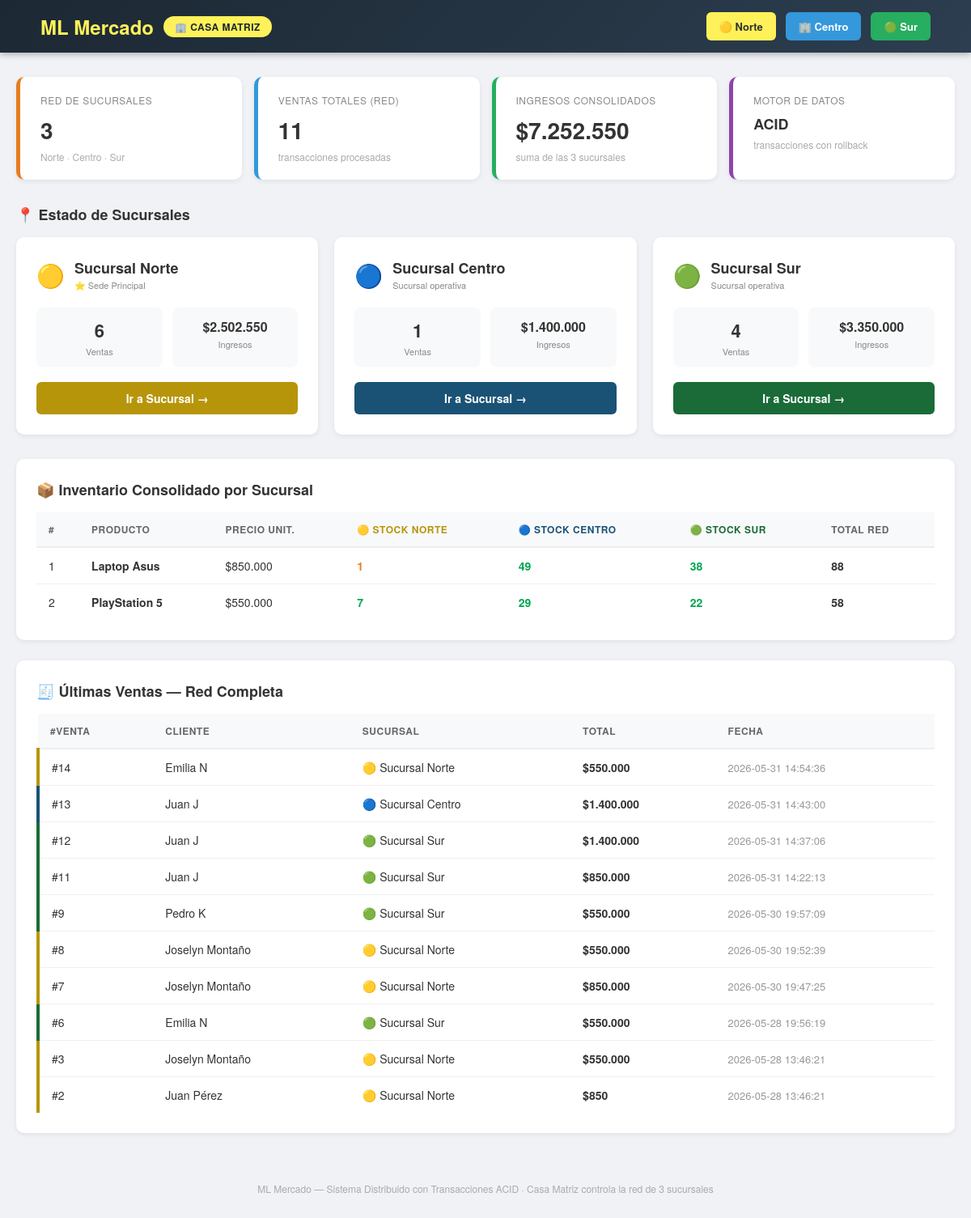
Page /libre_mercado/casa_matriz/index.php on the committed database.
### tables this page shows
CREATE TABLE `sucursales` (
  `id_sucursal` int(11) NOT NULL,
  `sucursal` varchar(100) NOT NULL,
  `activa` tinyint(1) DEFAULT 1,
  `ciudad` varchar(100) DEFAULT NULL,
  `direccion` varchar(255) DEFAULT NULL,
  `telefono` varchar(20) DEFAULT NULL
);

CREATE TABLE `ventas` (
  `id_venta` int(11) NOT NULL,
  `id_cliente` int(11) NOT NULL,
  `id_sucursal` int(11) NOT NULL,
  `total` decimal(10,2) NOT NULL,
  `fecha_venta` timestamp NOT NULL DEFAULT current_timestamp(),
  `id_usuario` int(11) DEFAULT NULL,
  `fecha` datetime DEFAULT current_timestamp(),
  `estado` varchar(20) DEFAULT 'completada'
);

### libre_mercado/casa_matriz/index.php (the view, shortened to what this page needs)
<?php
$ventasPorSucursal = [];
$ultimasVentas = [];
$global = ['total_ventas' => 0, 'ingresos_globales' => 0];
$stockPorProducto = [];
$nodo_disponible = true;
try {
    $db = Conexion::conectar();
    $ventasPorSucursal = $db->query("SELECT * FROM vista_ventas_por_sucursal")->fetchAll();
    $stockData         = $db->query("SELECT * FROM vista_stock_consolidado")->fetchAll();
    $ultimasVentas     = $db->query("SELECT * FROM vista_ultimas_ventas")->fetchAll();
    $global            = $db->query("SELECT * FROM vista_totales_globales")->fetch();
    foreach ($stockData as $row) {
        $stockPorProducto[$row['id_producto']]['producto']       = $row['producto'];
        $stockPorProducto[$row['id_producto']]['precio']         = $row['precio'];
        $stockPorProducto[$row['id_producto']][$row['nombre_suc']] = $row['stock'];
    }
} catch (Exception $e) {
    $nodo_disponible = false;
}
$iconos = ['Sucursal Norte' => '🟡', 'Sucursal Centro' => '🔵', 'Sucursal Sur' => '🟢'];
?>
<!DOCTYPE html>
<html lang="es">
<head>
        <link rel="stylesheet" href="assets/style.css">
</head>
<body>
<header class="navbar">
    <div class="navbar-brand">
        <a href="index.php" class="logo">ML Mercado</a>
        <span class="matriz-badge">🏢 CASA MATRIZ</span>
    </div>
    <nav class="nav-sucursales">
        <a href="http://sucursal_norte.local/index.php" class="nav-suc-btn btn-norte">🟡 Norte</a>
        <a href="http://sucursal_centro.local/index.php" class="nav-suc-btn btn-centro">🏢 Centro</a>
        <a href="http://sucursal_sur.local/index.php" class="nav-suc-btn btn-sur">🟢 Sur</a>
    </nav>
</header>
<main class="main">
    <?php if (!$nodo_disponible): ?>
        <div class="cp-alert">
            <div style="font-size:40px;">⚠️</div>
            <h2>Nodo Central No Disponible — Comportamiento CP</h2>
            <p>El dashboard no puede cargarse porque el nodo de base de datos central está fuera de línea.<br>
            Ningún dato parcial o inconsistente será mostrado.</p>
            <div class="cp-detail">
                <strong>Teorema CAP — Par CP activo:</strong> Ante una partición de red, Casa Matriz prioriza
                Consistencia sobre Disponibilidad. El sistema rechaza mostrar datos que no puede verificar en tiempo real.
            </div>
        </div>
    <?php else: ?>
    <div class="kpi-grid">
        <div class="kpi-card" style="border-left-color:#e67e22;">
            <div class="kpi-label">Red de Sucursales</div>
            <div class="kpi-value">3</div>
            <div class="kpi-sub">Norte · Centro · Sur</div>
        </div>
        <div class="kpi-card" style="border-left-color:#3498db;">
            <div class="kpi-label">Ventas Totales (Red)</div>
            <div class="kpi-value"><?php echo number_format($global['total_ventas']); ?></div>
            <div class="kpi-sub">transacciones procesadas</div>
        </div>
        <div class="kpi-card" style="border-left-color:#27ae60;">
            <div class="kpi-label">Ingresos Consolidados</div>
            <div class="kpi-value">$<?php echo number_format($global['ingresos_globales'], 0, ',', '.'); ?></div>
            <div class="kpi-sub">suma de las 3 sucursales</div>
        </div>
        <div class="kpi-card" style="border-left-color:#8e44ad;">
            <div class="kpi-label">Motor de Datos</div>
            <div class="kpi-value" style="font-size:18px;">ACID</div>
            <div class="kpi-sub">transacciones con rollback</div>
        </div>
    </div>
    <div class="section-title">📍 Estado de Sucursales</div>
    <div class="sucursales-grid">
        <?php
        $btnColores = ['#b7950b', '#1a5276', '#1a6b37'];
        $i = 0;
        foreach ($ventasPorSucursal as $suc):
            $nombre = $suc['nombre_suc'];
            $icon   = $iconos[$nombre] ?? '⚪';
            $color  = $btnColores[$i++];
            $rutas  = [
                'Sucursal Norte'  => "http://sucursal_norte.local/index.php",
                'Sucursal Centro' => "http://sucursal_centro.local/index.php",
                'Sucursal Sur'    => "http://sucursal_sur.local/index.php",
            ];
            $ruta = $rutas[$nombre] ?? '#';
        ?>
        <div class="suc-card">
            <div class="suc-header">
                <span class="suc-icon"><?php echo $icon; ?></span>
                <div class="suc-name">
                    <?php echo htmlspecialchars($nombre); ?>
                    <?php if ($suc['id_sucursal'] == 1): ?>
                        <small>⭐ Sede Principal</small>
                    <?php else: ?>
                        <small>Sucursal operativa</small>
                    <?php endif; ?>
                </div>
            </div>
            <div class="suc-stats">
                <div class="stat-box">
                    <div class="stat-num"><?php echo number_format($suc['total_ventas']); ?></div>
                    <div class="stat-label">Ventas</div>
                </div>
                <div class="stat-box">
                    <div class="stat-num" style="font-size:16px;">$<?php echo number_format($suc['ingresos_totales'], 0, ',', '.'); ?></div>
                    <div class="stat-label">Ingresos</div>
                </div>
            </div>
            <a href="<?php echo $ruta; ?>" class="btn-ir" style="background-color:<?php echo $color; ?>;">
                Ir a Sucursal →
            </a>
        </div>
        <?php endforeach; ?>
    </div>
    <div class="card-tabla">
        <div class="section-title">📦 Inventario Consolidado por Sucursal</div>
        <table>
            <thead>
                <tr>
                    <th>#</th>
                    <th>Producto</th>
                    <th>Precio Unit.</th>
                    <th style="color:#b7950b;">🟡 Stock Norte</th>
                    <th style="color:#1a5276;">🔵 Stock Centro</th>
                    <th style="color:#1a6b37;">🟢 Stock Sur</th>
                    <th>Total Red</th>
                </tr>
            </thead>
            <tbody>
                <?php foreach ($stockPorProducto as $idProd => $data):
                    $norte  = $data['Sucursal Norte']  ?? 0;
                    $centro = $data['Sucursal Centro'] ?? 0;
                    $sur    = $data['Sucursal Sur']    ?? 0;
                    $total  = $norte + $centro + $sur;
                    $claseStock = fn($s) => $s == 0 ? 'stock-cero' : ($s < 5 ? 'stock-bajo' : 'stock-ok');
                ?>
                <tr>
                    <td><?php echo $idProd; ?></td>
                    <td><strong><?php echo htmlspecialchars($data['producto']); ?></strong></td>
                    <td>$<?php echo number_format($data['precio'], 0, ',', '.'); ?></td>
                    <td class="<?php echo $claseStock($norte); ?>"><?php echo $norte; ?></td>
                    <td class="<?php echo $claseStock($centro); ?>"><?php echo $centro; ?></td>
                    <td class="<?php echo $claseStock($sur); ?>"><?php echo $sur; ?></td>
                    <td><strong><?php echo $total; ?></strong></td>
                </tr>
                <?php endforeach; ?>
            </tbody>
        </table>
    </div>
    <div class="card-tabla">
        <div class="section-title">🧾 Últimas Ventas — Red Completa</div>
        <table>
            <thead>
                <tr>
                    <th>#Venta</th><th>Cliente</th><th>Sucursal</th><th>Total</th><th>Fecha</th>
                </tr>
            </thead>
            <tbody>
                <?php if (empty($ultimasVentas)): ?>
                    <tr><td colspan="5" style="text-align:center; color:#aaa; padding:30px;">Aún no hay ventas registradas.</td></tr>
                <?php else: ?>
                    <?php foreach ($ultimasVentas as $v):
                        $claseRow = ['Sucursal Norte' => 'venta-row-norte', 'Sucursal Centro' => 'venta-row-centro', 'Sucursal Sur' => 'venta-row-sur'][$v['nombre_suc']] ?? '';
                    ?>
                    <tr class="<?php echo $claseRow; ?>">
                        <td>#<?php echo $v['id_venta']; ?></td>
                        <td><?php echo htmlspecialchars($v['cliente']); ?></td>
                        <td><?php echo $iconos[$v['nombre_suc']] ?? '⚪'; ?> <?php echo htmlspecialchars($v['nombre_suc']); ?></td>
                        <td><strong>$<?php echo number_format($v['total'], 0, ',', '.'); ?></strong></td>
                        <td style="color:#999; font-size:13px;"><?php echo $v['fecha'] ?? 'N/A'; ?></td>
                    </tr>
                    <?php endforeach; ?>
                <?php endif; ?>
            </tbody>
        </table>
    </div>
    <?php endif; ?>
</main>
<footer class="footer">
    ML Mercado — Sistema Distribuido con Transacciones ACID · Casa Matriz controla la red de 3 sucursales
</footer>
</body>
</html>

### libre_mercado/casa_matriz/assets/style.css (style rules this page uses)
* { box-sizing: border-box; }
body { font-family: 'Helvetica Neue', Arial, sans-serif; margin: 0; background-color: #f0f2f5; color: #333; }
.navbar { background: linear-gradient(135deg, #1c2833 0%, #2c3e50 100%); padding: 15px 50px; display: flex; justify-content: space-between; align-items: center; box-shadow: 0 2px 8px rgba(0,0,0,0.3); }
.navbar-brand { display: flex; align-items: center; gap: 12px; }
.logo { font-size: 24px; font-weight: bold; color: #fff159; text-decoration: none; }
.matriz-badge { background-color: #fff159; color: #1c2833; padding: 4px 14px; border-radius: 20px; font-size: 12px; font-weight: bold; letter-spacing: 0.5px; }
.nav-sucursales { display: flex; gap: 12px; }
.nav-suc-btn { padding: 8px 16px; border-radius: 6px; text-decoration: none; font-size: 13px; font-weight: bold; transition: opacity 0.2s; }
.btn-norte { background-color: #fff159; color: #333; }
.btn-centro { background-color: #3498db; color: white; }
.btn-sur { background-color: #27ae60; color: white; }
.main { max-width: 1300px; margin: 30px auto; padding: 0 20px; }
.kpi-grid { display: grid; grid-template-columns: repeat(4, 1fr); gap: 15px; margin-bottom: 30px; }
.kpi-card { background: white; border-radius: 10px; padding: 20px 25px; box-shadow: 0 2px 6px rgba(0,0,0,0.07); border-left: 5px solid #ccc; }
.kpi-label { font-size: 12px; color: #888; text-transform: uppercase; letter-spacing: 0.5px; margin-bottom: 8px; }
.kpi-value { font-size: 28px; font-weight: bold; color: #333; }
.kpi-sub { font-size: 12px; color: #aaa; margin-top: 4px; }
.sucursales-grid { display: grid; grid-template-columns: repeat(3, 1fr); gap: 20px; margin-bottom: 30px; }
.suc-card { background: white; border-radius: 10px; padding: 25px; box-shadow: 0 2px 6px rgba(0,0,0,0.07); transition: transform 0.2s, box-shadow 0.2s; text-decoration: none; color: inherit; display: block; }
.suc-header { display: flex; align-items: center; gap: 12px; margin-bottom: 20px; }
.suc-icon { font-size: 28px; }
.suc-name { font-size: 18px; font-weight: bold; }
.suc-name small { display: block; font-size: 11px; font-weight: normal; color: #888; }
.suc-stats { display: grid; grid-template-columns: 1fr 1fr; gap: 12px; }
.stat-box { background: #f8f9fa; border-radius: 8px; padding: 12px; text-align: center; }
.stat-num { font-size: 22px; font-weight: bold; }
.stat-label { font-size: 11px; color: #888; margin-top: 2px; }
.btn-ir { display: block; text-align: center; margin-top: 18px; padding: 10px; border-radius: 6px; font-weight: bold; font-size: 14px; text-decoration: none; color: white; transition: opacity 0.2s; }
.section-title { font-size: 18px; font-weight: bold; color: #333; margin-bottom: 15px; display: flex; align-items: center; gap: 8px; }
.card-tabla { background: white; border-radius: 10px; padding: 25px; box-shadow: 0 2px 6px rgba(0,0,0,0.07); margin-bottom: 25px; overflow-x: auto; }
table { width: 100%; border-collapse: collapse; font-size: 14px; }
th { background-color: #f8f9fa; padding: 12px 15px; text-align: left; font-size: 12px; text-transform: uppercase; letter-spacing: 0.5px; color: #666; border-bottom: 2px solid #eee; }
td { padding: 12px 15px; border-bottom: 1px solid #f0f0f0; }
tr:last-child td { border-bottom: none; }
.stock-ok { color: #00a650; font-weight: bold; }
.stock-bajo { color: #e67e22; font-weight: bold; }
.venta-row-norte { border-left: 4px solid #b7950b; }
.venta-row-centro { border-left: 4px solid #1a5276; }
.venta-row-sur { border-left: 4px solid #1a6b37; }
.footer { text-align: center; color: #aaa; font-size: 12px; padding: 30px; }

### rows in the picture
sucursales: icon "🟡", nombre "Sucursal Norte", shows "⭐ Sede Principal", total_ventas "6", ingresos_totales "2.502.550"
sucursales: icon "🔵", nombre "Sucursal Centro", shows "Sucursal operativa", total_ventas "1", ingresos_totales "1.400.000"
sucursales: icon "🟢", nombre "Sucursal Sur", shows "Sucursal operativa", total_ventas "4", ingresos_totales "3.350.000"
ventas: id_venta "14", cliente "Emilia N", nombre_suc "🟡", nombre_suc "Sucursal Norte", total "550.000", fecha "2026-05-31 14:54:36"
ventas: id_venta "13", cliente "Juan J", nombre_suc "🔵", nombre_suc "Sucursal Centro", total "1.400.000", fecha "2026-05-31 14:43:00"
ventas: id_venta "12", cliente "Juan J", nombre_suc "🟢", nombre_suc "Sucursal Sur", total "1.400.000", fecha "2026-05-31 14:37:06"
ventas: id_venta "11", cliente "Juan J", nombre_suc "🟢", nombre_suc "Sucursal Sur", total "850.000", fecha "2026-05-31 14:22:13"
ventas: id_venta "9", cliente "Pedro K", nombre_suc "🟢", nombre_suc "Sucursal Sur", total "550.000", fecha "2026-05-30 19:57:09"
ventas: id_venta "8", cliente "Joselyn Montaño", nombre_suc "🟡", nombre_suc "Sucursal Norte", total "550.000", fecha "2026-05-30 19:52:39"
ventas: id_venta "7", cliente "Joselyn Montaño", nombre_suc "🟡", nombre_suc "Sucursal Norte", total "850.000", fecha "2026-05-30 19:47:25"
ventas: id_venta "6", cliente "Emilia N", nombre_suc "🟢", nombre_suc "Sucursal Sur", total "550.000", fecha "2026-05-28 19:56:19"
ventas: id_venta "3", cliente "Joselyn Montaño", nombre_suc "🟡", nombre_suc "Sucursal Norte", total "550.000", fecha "2026-05-28 13:46:21"
ventas: id_venta "2", cliente "Juan Pérez", nombre_suc "🟡", nombre_suc "Sucursal Norte", total "850", fecha "2026-05-28 13:46:21"

### other values in the picture
$global['total_ventas'] "11"
$global['ingresos_globales'] "7.252.550"
$idProd "1"
$data['producto'] "Laptop Asus"
$data['precio'] "850.000"
$norte "1"
$centro "49"
$sur "38"
$total "88"
$idProd "2"
$data['producto'] "PlayStation 5"
$data['precio'] "550.000"
$norte "7"
$centro "29"
$sur "22"
